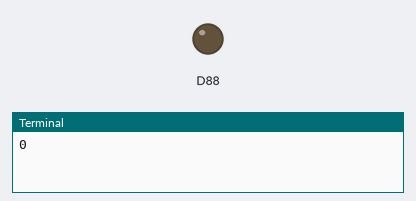
Bench run of a program on a simulated Raspberry Pi (BCM pin numbers). Parts: output pins drawn as LEDs (lit = HIGH), the last lines printed to the terminal.

Above: at 0.05 s.
At 0.75 s:
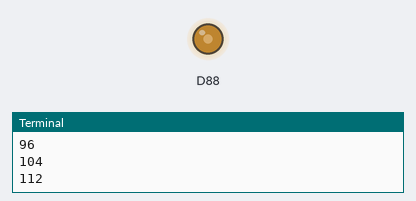
At 1.45 s:
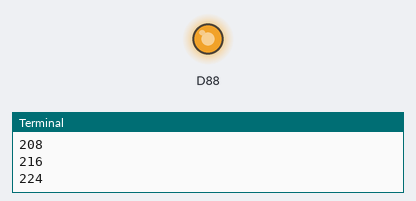
At 2.9 s:
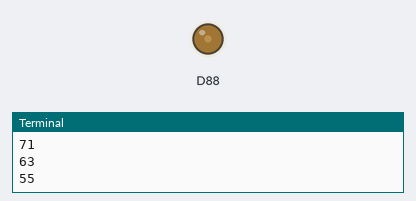
Timing chart, 0 to 7.5 s (numbered marks = the images above):
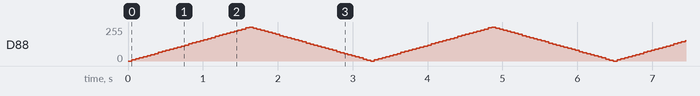

The program:

adda.py
```python
import smbus
import time # 包含相关库文件
address = 0x48
A0 = 0x40
bus = smbus.SMBus(1) # 初始化 i2c Bus
value = 0
while True:
    bus.write_byte(address,A0)
    # value = bus.read_byte(address) # 循环读出
    bus.write_byte_data(address, A0, min(value, 511 - value))
    print(min(value, 511 - value))
    value = (value + 8) % 512
    time.sleep(0.05)
```
